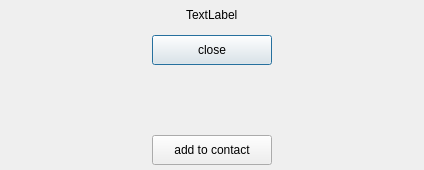
<?xml version="1.0" encoding="UTF-8"?>
<ui version="4.0">
 <class>AddUserNameCardDialog</class>
 <widget class="QDialog" name="AddUserNameCardDialog">
  <property name="geometry">
   <rect>
    <x>0</x>
    <y>0</y>
    <width>424</width>
    <height>170</height>
   </rect>
  </property>
  <property name="minimumSize">
   <size>
    <width>0</width>
    <height>70</height>
   </size>
  </property>
  <property name="maximumSize">
   <size>
    <width>16777215</width>
    <height>170</height>
   </size>
  </property>
  <property name="windowTitle">
   <string>Dialog</string>
  </property>
  <layout class="QVBoxLayout" name="verticalLayout">
   <property name="spacing">
    <number>0</number>
   </property>
   <property name="leftMargin">
    <number>0</number>
   </property>
   <property name="topMargin">
    <number>0</number>
   </property>
   <property name="rightMargin">
    <number>0</number>
   </property>
   <property name="bottomMargin">
    <number>0</number>
   </property>
   <item>
    <widget class="QWidget" name="invalid" native="true">
     <layout class="QVBoxLayout" name="verticalLayout_3">
      <property name="spacing">
       <number>0</number>
      </property>
      <property name="leftMargin">
       <number>0</number>
      </property>
      <property name="topMargin">
       <number>0</number>
      </property>
      <property name="rightMargin">
       <number>0</number>
      </property>
      <property name="bottomMargin">
       <number>0</number>
      </property>
      <item>
       <widget class="QWidget" name="widget_3" native="true">
        <property name="minimumSize">
         <size>
          <width>0</width>
          <height>30</height>
         </size>
        </property>
        <property name="maximumSize">
         <size>
          <width>16777215</width>
          <height>30</height>
         </size>
        </property>
        <layout class="QHBoxLayout" name="horizontalLayout_2">
         <property name="spacing">
          <number>0</number>
         </property>
         <property name="leftMargin">
          <number>0</number>
         </property>
         <property name="topMargin">
          <number>0</number>
         </property>
         <property name="rightMargin">
          <number>0</number>
         </property>
         <property name="bottomMargin">
          <number>0</number>
         </property>
         <item>
          <spacer name="horizontalSpacer_10">
           <property name="orientation">
            <enum>Qt::Orientation::Horizontal</enum>
           </property>
           <property name="sizeHint" stdset="0">
            <size>
             <width>183</width>
             <height>20</height>
            </size>
           </property>
          </spacer>
         </item>
         <item>
          <widget class="QLabel" name="label">
           <property name="minimumSize">
            <size>
             <width>0</width>
             <height>20</height>
            </size>
           </property>
           <property name="maximumSize">
            <size>
             <width>16777215</width>
             <height>20</height>
            </size>
           </property>
           <property name="text">
            <string>TextLabel</string>
           </property>
          </widget>
         </item>
         <item>
          <spacer name="horizontalSpacer_11">
           <property name="orientation">
            <enum>Qt::Orientation::Horizontal</enum>
           </property>
           <property name="sizeHint" stdset="0">
            <size>
             <width>182</width>
             <height>20</height>
            </size>
           </property>
          </spacer>
         </item>
        </layout>
       </widget>
      </item>
      <item>
       <widget class="QWidget" name="widget_2" native="true">
        <property name="minimumSize">
         <size>
          <width>0</width>
          <height>40</height>
         </size>
        </property>
        <property name="maximumSize">
         <size>
          <width>16777215</width>
          <height>40</height>
         </size>
        </property>
        <layout class="QHBoxLayout" name="horizontalLayout">
         <property name="spacing">
          <number>0</number>
         </property>
         <property name="leftMargin">
          <number>0</number>
         </property>
         <property name="topMargin">
          <number>0</number>
         </property>
         <property name="rightMargin">
          <number>0</number>
         </property>
         <property name="bottomMargin">
          <number>0</number>
         </property>
         <item>
          <spacer name="horizontalSpacer_8">
           <property name="orientation">
            <enum>Qt::Orientation::Horizontal</enum>
           </property>
           <property name="sizeHint" stdset="0">
            <size>
             <width>149</width>
             <height>20</height>
            </size>
           </property>
          </spacer>
         </item>
         <item>
          <widget class="QPushButton" name="pushButton">
           <property name="minimumSize">
            <size>
             <width>120</width>
             <height>30</height>
            </size>
           </property>
           <property name="maximumSize">
            <size>
             <width>120</width>
             <height>30</height>
            </size>
           </property>
           <property name="text">
            <string>close</string>
           </property>
          </widget>
         </item>
         <item>
          <spacer name="horizontalSpacer_9">
           <property name="orientation">
            <enum>Qt::Orientation::Horizontal</enum>
           </property>
           <property name="sizeHint" stdset="0">
            <size>
             <width>149</width>
             <height>20</height>
            </size>
           </property>
          </spacer>
         </item>
        </layout>
       </widget>
      </item>
     </layout>
    </widget>
   </item>
   <item>
    <widget class="QWidget" name="valid" native="true">
     <layout class="QVBoxLayout" name="verticalLayout_2">
      <property name="spacing">
       <number>0</number>
      </property>
      <property name="leftMargin">
       <number>0</number>
      </property>
      <property name="topMargin">
       <number>0</number>
      </property>
      <property name="rightMargin">
       <number>0</number>
      </property>
      <property name="bottomMargin">
       <number>0</number>
      </property>
      <item>
       <widget class="QWidget" name="widget_4" native="true">
        <property name="minimumSize">
         <size>
          <width>0</width>
          <height>60</height>
         </size>
        </property>
        <property name="maximumSize">
         <size>
          <width>16777215</width>
          <height>60</height>
         </size>
        </property>
        <layout class="QHBoxLayout" name="horizontalLayout_5">
         <property name="spacing">
          <number>0</number>
         </property>
         <property name="leftMargin">
          <number>0</number>
         </property>
         <property name="topMargin">
          <number>0</number>
         </property>
         <property name="rightMargin">
          <number>0</number>
         </property>
         <property name="bottomMargin">
          <number>0</number>
         </property>
         <item>
          <spacer name="horizontalSpacer">
           <property name="orientation">
            <enum>Qt::Orientation::Horizontal</enum>
           </property>
           <property name="sizeType">
            <enum>QSizePolicy::Policy::Fixed</enum>
           </property>
           <property name="sizeHint" stdset="0">
            <size>
             <width>15</width>
             <height>20</height>
            </size>
           </property>
          </spacer>
         </item>
         <item>
          <widget class="QLabel" name="user_avator">
           <property name="minimumSize">
            <size>
             <width>50</width>
             <height>50</height>
            </size>
           </property>
           <property name="maximumSize">
            <size>
             <width>50</width>
             <height>50</height>
            </size>
           </property>
           <property name="text">
            <string/>
           </property>
          </widget>
         </item>
         <item>
          <spacer name="horizontalSpacer_7">
           <property name="orientation">
            <enum>Qt::Orientation::Horizontal</enum>
           </property>
           <property name="sizeType">
            <enum>QSizePolicy::Policy::Fixed</enum>
           </property>
           <property name="sizeHint" stdset="0">
            <size>
             <width>20</width>
             <height>20</height>
            </size>
           </property>
          </spacer>
         </item>
         <item>
          <widget class="QLabel" name="user_name">
           <property name="minimumSize">
            <size>
             <width>40</width>
             <height>50</height>
            </size>
           </property>
           <property name="maximumSize">
            <size>
             <width>16777215</width>
             <height>50</height>
            </size>
           </property>
           <property name="text">
            <string/>
           </property>
           <property name="alignment">
            <set>Qt::AlignmentFlag::AlignCenter</set>
           </property>
          </widget>
         </item>
         <item>
          <spacer name="horizontalSpacer_4">
           <property name="orientation">
            <enum>Qt::Orientation::Horizontal</enum>
           </property>
           <property name="sizeHint" stdset="0">
            <size>
             <width>40</width>
             <height>20</height>
            </size>
           </property>
          </spacer>
         </item>
        </layout>
       </widget>
      </item>
      <item>
       <widget class="QWidget" name="widget_5" native="true">
        <property name="minimumSize">
         <size>
          <width>0</width>
          <height>40</height>
         </size>
        </property>
        <property name="maximumSize">
         <size>
          <width>16777215</width>
          <height>40</height>
         </size>
        </property>
        <layout class="QHBoxLayout" name="horizontalLayout_4">
         <property name="spacing">
          <number>0</number>
         </property>
         <property name="leftMargin">
          <number>0</number>
         </property>
         <property name="topMargin">
          <number>0</number>
         </property>
         <property name="rightMargin">
          <number>0</number>
         </property>
         <property name="bottomMargin">
          <number>0</number>
         </property>
         <item>
          <spacer name="horizontalSpacer_2">
           <property name="orientation">
            <enum>Qt::Orientation::Horizontal</enum>
           </property>
           <property name="sizeHint" stdset="0">
            <size>
             <width>149</width>
             <height>20</height>
            </size>
           </property>
          </spacer>
         </item>
         <item>
          <widget class="ButtonDisplaySwitching" name="add_friend_button">
           <property name="minimumSize">
            <size>
             <width>120</width>
             <height>30</height>
            </size>
           </property>
           <property name="maximumSize">
            <size>
             <width>120</width>
             <height>30</height>
            </size>
           </property>
           <property name="text">
            <string>add to contact</string>
           </property>
          </widget>
         </item>
         <item>
          <spacer name="horizontalSpacer_3">
           <property name="orientation">
            <enum>Qt::Orientation::Horizontal</enum>
           </property>
           <property name="sizeHint" stdset="0">
            <size>
             <width>149</width>
             <height>20</height>
            </size>
           </property>
          </spacer>
         </item>
        </layout>
       </widget>
      </item>
     </layout>
    </widget>
   </item>
  </layout>
 </widget>
 <customwidgets>
  <customwidget>
   <class>ButtonDisplaySwitching</class>
   <extends>QPushButton</extends>
   <header location="global">buttondisplayswitching.h</header>
  </customwidget>
 </customwidgets>
 <resources/>
 <connections/>
</ui>
